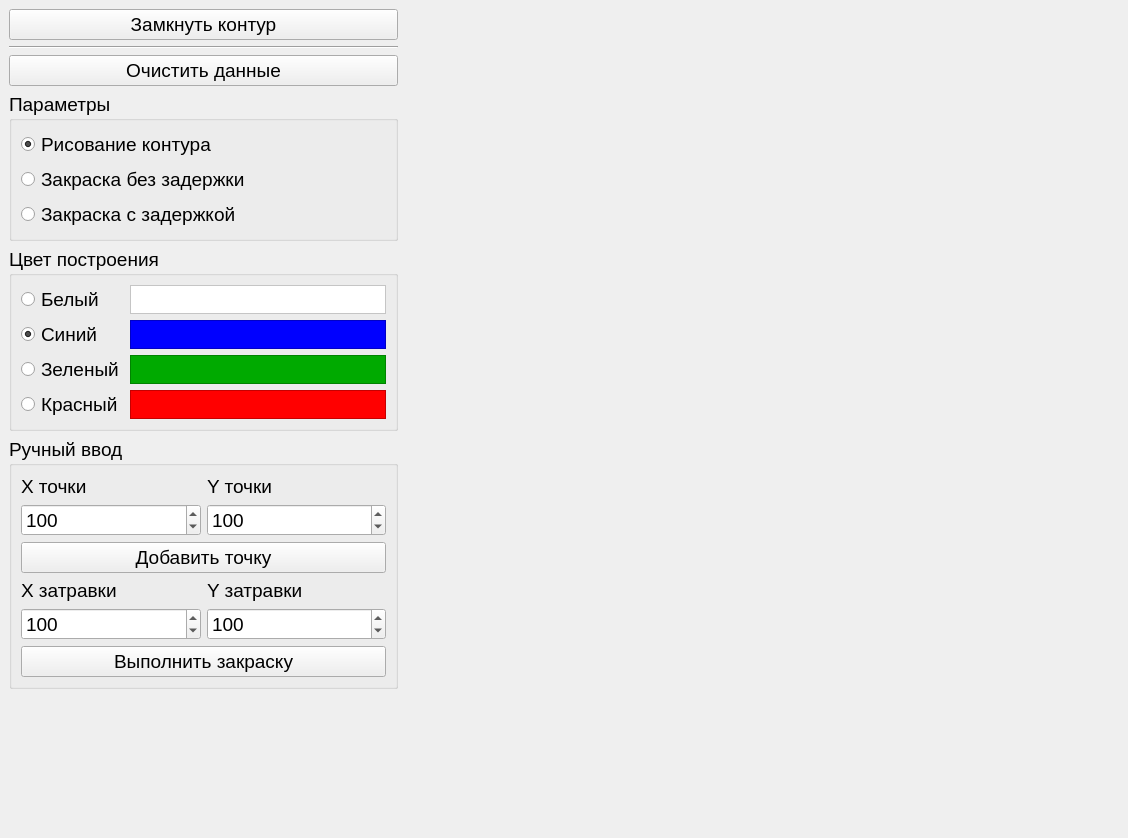
<?xml version="1.0" encoding="UTF-8"?>
<ui version="4.0">
 <class>MainWindow</class>
 <widget class="QMainWindow" name="MainWindow">
  <property name="geometry">
   <rect>
    <x>0</x>
    <y>0</y>
    <width>1128</width>
    <height>838</height>
   </rect>
  </property>
  <property name="font">
   <font>
    <pointsize>14</pointsize>
   </font>
  </property>
  <property name="windowTitle">
   <string>Лабораторная работа №6</string>
  </property>
  <widget class="QWidget" name="centralwidget">
   <layout class="QFormLayout" name="formLayout">
    <item row="0" column="0">
     <layout class="QVBoxLayout" name="menu_gb">
      <item>
       <widget class="QPushButton" name="lock_circuit_button">
        <property name="text">
         <string>Замкнуть контур</string>
        </property>
       </widget>
      </item>
      <item>
       <widget class="Line" name="line">
        <property name="orientation">
         <enum>Qt::Horizontal</enum>
        </property>
       </widget>
      </item>
      <item>
       <widget class="QPushButton" name="clear_data_button">
        <property name="text">
         <string>Очистить данные</string>
        </property>
       </widget>
      </item>
      <item>
       <widget class="QGroupBox" name="option_gb">
        <property name="title">
         <string>Параметры</string>
        </property>
        <layout class="QVBoxLayout" name="verticalLayout">
         <item>
          <widget class="QRadioButton" name="draw_circuit_rb">
           <property name="text">
            <string>Рисование контура</string>
           </property>
           <property name="checked">
            <bool>true</bool>
           </property>
          </widget>
         </item>
         <item>
          <widget class="QRadioButton" name="draw_no_delay_rb">
           <property name="text">
            <string>Закраска без задержки</string>
           </property>
          </widget>
         </item>
         <item>
          <widget class="QRadioButton" name="draw_delay_rb">
           <property name="text">
            <string>Закраска с задержкой</string>
           </property>
          </widget>
         </item>
        </layout>
       </widget>
      </item>
      <item>
       <widget class="QGroupBox" name="color_box">
        <property name="sizePolicy">
         <sizepolicy hsizetype="MinimumExpanding" vsizetype="MinimumExpanding">
          <horstretch>0</horstretch>
          <verstretch>0</verstretch>
         </sizepolicy>
        </property>
        <property name="title">
         <string>Цвет построения</string>
        </property>
        <layout class="QGridLayout" name="gridLayout_12">
         <item row="0" column="0">
          <widget class="QRadioButton" name="white_rb">
           <property name="sizePolicy">
            <sizepolicy hsizetype="Maximum" vsizetype="Fixed">
             <horstretch>0</horstretch>
             <verstretch>0</verstretch>
            </sizepolicy>
           </property>
           <property name="text">
            <string>Белый</string>
           </property>
          </widget>
         </item>
         <item row="0" column="1">
          <widget class="QGraphicsView" name="white_color_view">
           <property name="sizePolicy">
            <sizepolicy hsizetype="Maximum" vsizetype="Ignored">
             <horstretch>0</horstretch>
             <verstretch>0</verstretch>
            </sizepolicy>
           </property>
           <property name="styleSheet">
            <string notr="true">background-color: rgb(255, 255, 255);</string>
           </property>
          </widget>
         </item>
         <item row="1" column="0">
          <widget class="QRadioButton" name="blue_rb">
           <property name="sizePolicy">
            <sizepolicy hsizetype="Maximum" vsizetype="Fixed">
             <horstretch>0</horstretch>
             <verstretch>0</verstretch>
            </sizepolicy>
           </property>
           <property name="text">
            <string>Синий</string>
           </property>
           <property name="checked">
            <bool>true</bool>
           </property>
          </widget>
         </item>
         <item row="1" column="1">
          <widget class="QGraphicsView" name="blue_color_view">
           <property name="sizePolicy">
            <sizepolicy hsizetype="Maximum" vsizetype="Ignored">
             <horstretch>0</horstretch>
             <verstretch>0</verstretch>
            </sizepolicy>
           </property>
           <property name="styleSheet">
            <string notr="true">background-color: rgb(0, 0, 255);</string>
           </property>
          </widget>
         </item>
         <item row="2" column="0">
          <widget class="QRadioButton" name="green_rb">
           <property name="sizePolicy">
            <sizepolicy hsizetype="Maximum" vsizetype="Fixed">
             <horstretch>0</horstretch>
             <verstretch>0</verstretch>
            </sizepolicy>
           </property>
           <property name="text">
            <string>Зеленый</string>
           </property>
          </widget>
         </item>
         <item row="2" column="1">
          <widget class="QGraphicsView" name="green_color_view">
           <property name="sizePolicy">
            <sizepolicy hsizetype="Maximum" vsizetype="Ignored">
             <horstretch>0</horstretch>
             <verstretch>0</verstretch>
            </sizepolicy>
           </property>
           <property name="styleSheet">
            <string notr="true">background-color: rgb(0, 170, 0);</string>
           </property>
          </widget>
         </item>
         <item row="3" column="0">
          <widget class="QRadioButton" name="red_rb">
           <property name="sizePolicy">
            <sizepolicy hsizetype="Maximum" vsizetype="Fixed">
             <horstretch>0</horstretch>
             <verstretch>0</verstretch>
            </sizepolicy>
           </property>
           <property name="text">
            <string>Красный</string>
           </property>
          </widget>
         </item>
         <item row="3" column="1">
          <widget class="QGraphicsView" name="red_color_view">
           <property name="sizePolicy">
            <sizepolicy hsizetype="Maximum" vsizetype="Ignored">
             <horstretch>0</horstretch>
             <verstretch>0</verstretch>
            </sizepolicy>
           </property>
           <property name="styleSheet">
            <string notr="true">background-color: rgb(255, 0, 0);</string>
           </property>
          </widget>
         </item>
        </layout>
       </widget>
      </item>
      <item>
       <widget class="QGroupBox" name="acc_gb">
        <property name="title">
         <string>Ручный ввод</string>
        </property>
        <layout class="QGridLayout" name="gridLayout">
         <item row="5" column="0">
          <widget class="QSpinBox" name="x_z_sb">
           <property name="maximum">
            <number>2000</number>
           </property>
           <property name="value">
            <number>100</number>
           </property>
          </widget>
         </item>
         <item row="0" column="1">
          <widget class="QLabel" name="label_2">
           <property name="text">
            <string>Y точки</string>
           </property>
          </widget>
         </item>
         <item row="5" column="1">
          <widget class="QSpinBox" name="y_z_sb">
           <property name="maximum">
            <number>2000</number>
           </property>
           <property name="value">
            <number>100</number>
           </property>
          </widget>
         </item>
         <item row="4" column="1">
          <widget class="QLabel" name="label_4">
           <property name="text">
            <string>Y затравки</string>
           </property>
          </widget>
         </item>
         <item row="4" column="0">
          <widget class="QLabel" name="label_3">
           <property name="text">
            <string>X затравки</string>
           </property>
          </widget>
         </item>
         <item row="3" column="0" colspan="2">
          <widget class="QPushButton" name="add_dot_button">
           <property name="text">
            <string>Добавить точку</string>
           </property>
          </widget>
         </item>
         <item row="1" column="0">
          <widget class="QSpinBox" name="x_dot_sb">
           <property name="maximum">
            <number>2000</number>
           </property>
           <property name="value">
            <number>100</number>
           </property>
          </widget>
         </item>
         <item row="0" column="0">
          <widget class="QLabel" name="label">
           <property name="text">
            <string>X точки</string>
           </property>
          </widget>
         </item>
         <item row="6" column="0" colspan="2">
          <widget class="QPushButton" name="draw_button">
           <property name="text">
            <string>Выполнить закраску</string>
           </property>
          </widget>
         </item>
         <item row="1" column="1">
          <widget class="QSpinBox" name="y_dot_sb">
           <property name="maximum">
            <number>2000</number>
           </property>
           <property name="value">
            <number>100</number>
           </property>
          </widget>
         </item>
        </layout>
       </widget>
      </item>
      <item>
       <spacer name="verticalSpacer">
        <property name="orientation">
         <enum>Qt::Vertical</enum>
        </property>
        <property name="sizeHint" stdset="0">
         <size>
          <width>20</width>
          <height>40</height>
         </size>
        </property>
       </spacer>
      </item>
     </layout>
    </item>
    <item row="0" column="1">
     <layout class="QGridLayout" name="canvas_gb">
      <item row="0" column="1" colspan="2">
       <widget class="QLabel" name="canvas">
        <property name="text">
         <string/>
        </property>
       </widget>
      </item>
     </layout>
    </item>
   </layout>
  </widget>
 </widget>
 <resources/>
 <connections/>
</ui>
